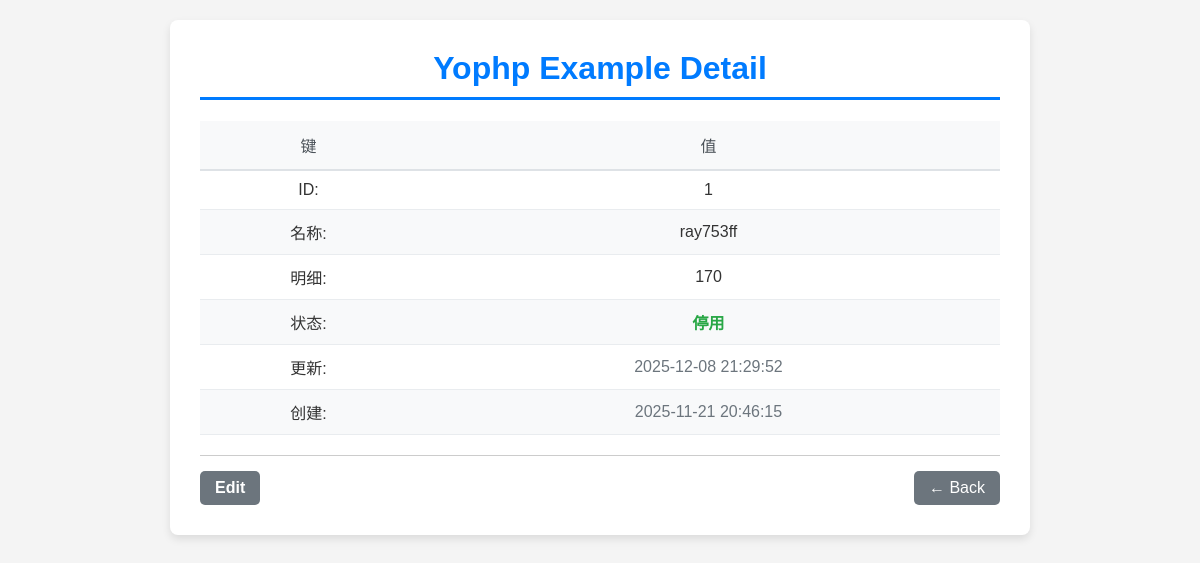
Before: /example/detail/1 with the older database file.
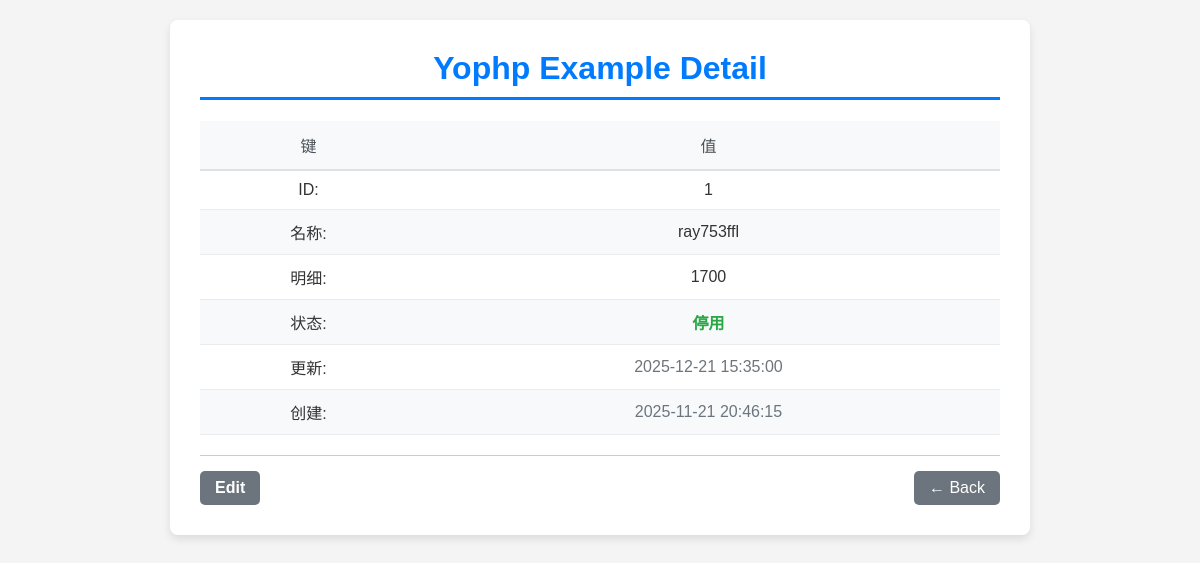
After: the same page with the newer database file.
### tables this page shows
CREATE TABLE `example`  (
  `id` int NOT NULL AUTO_INCREMENT,
  `name` varchar(255) NULL DEFAULT '',
  `desc_txt` text NULL,
  `status` tinyint NULL DEFAULT 0,
  `update_time` timestamp NULL DEFAULT CURRENT_TIMESTAMP ON UPDATE CURRENT_TIMESTAMP,
  `create_time` timestamp NULL DEFAULT CURRENT_TIMESTAMP,
  PRIMARY KEY (`id`) USING BTREE
);

### app/controllers/ExampleController.php (called while the page is built, shortened)
<?php
class ExampleController
{
    public function detail()
    {
        $data = array();
        $detailId = uri(2);
        if (!is_numeric($detailId)) {
            $detailId = uri(3);
        }
        $exampleModel = ExampleModel::getInstance();
        $detail = array();
        if ($detailId > 0) {
            $row = $exampleModel->getRow(array('id' => $detailId));
            if ($row) {
                $detail = $row;
            }
        }
        $data['detail'] = $detail;
        $data['detailId'] = $detailId;
        $data['statuss'] = $exampleModel->_statuss;
        $data['title'] = 'Yophp Example Detail';
        view()->render('example/detail', $data);
    }
}

### framework/init.php (called while the page is built, shortened)
<?php
require FRAMEWORK_DIR.'common.php';
$action = 'index';
$uris = uri();
if(isset($uris[0]) && $uris[0] != 'index.php') {
    $uriCount = 0;
    if ($uris) {
        foreach ($uris as $key => $value) {
            if (!is_numeric($value)) {
                $uriCount++;
            }
        }
    }
    if ($uriCount > 2) {
        $module = $uris[0];
        $controller = $uris[1];
        $action = $uris[2];
    } elseif ($uriCount > 1) {
        if (is_dir(CONTROLLER_DIR . $uris[0])) {
            $module = $uris[0];
            $controller = $uris[1];
        } else {
            $action = $uris[1];
        }
    } elseif ($uriCount > 0) {
        $controller = $uris[0];
    }
}
$classObj = new $controllerName();
$classObj->$action();

### public/index.php (called while the page is built, shortened)
<?php
require FRAMEWORK_DIR.'init.php';

### framework/common.php (called while the page is built, shortened)
<?php
function loadClass($className)
{
    $modelKey = substr($className, -5, 5);
    $frameworklKey = substr($className, 0, 3);
    if ($modelKey == 'Model') {
        $file = APP_DIR . 'models/' . $className . '.php';
    } elseif ($frameworklKey == 'Yo_') {
        $file = FRAMEWORK_DIR . $className . '.php';
    } else {
        $file = APP_DIR . 'libraries/' . $className . '.php';
        if (file_exists($file)) {
            include_once $file;
        }
    }
}
function uri($num = '')
{
    $uris = array();
    $uriStr = $_SERVER['REQUEST_URI'];
    $uriStrT = stristr($_SERVER['REQUEST_URI'], '?', true);
    $uriT = explode('/', $uriStr);
    if ($uriT) {
        foreach ($uriT as $key => $value) {
            if ($value) {
                $uris[] = $value;
            }
        }
    }
    if ($num) {
        return isset($uris[$num - 1]) ? $uris[$num - 1] : '';
    } else {
        return $uris;
    }
}

### framework/Yo_ModelBase.php (called while the page is built, shortened)
<?php
class Yo_ModelBase
{
    protected static $_instances = [];
    protected $tableName;
    protected $db;
    public function __construct()
    {
        $this->db = Yo_PdoMysql::getInstance()->getDb();
    }
    public static function getInstance()
    {
        $className = static::class;
        if (!isset(self::$_instances[$className])) {
            self::$_instances[$className] = new static();
            if (property_exists($className, 'name') && static::$name) {
                self::$_instances[$className]->tableName = static::$name;
            }
        }
        return self::$_instances[$className];
    }
    public function getRow($param=array())
    {
        $row = array();
        $whereStr = $this->whereStr($param);
        $sql = "SELECT * FROM ". $this->tableName." $whereStr";
        $sth = $this->db->prepare($sql);
        $sth->execute();
        if($sth) {
            $row = $sth->fetch(PDO::FETCH_ASSOC);
        }
        return $row;
    }
    private function whereStr($param) {
        $whereStr = '';
        if($param && is_array($param)) {
            $whereStr .= ' WHERE ';
            $i = 0;
            foreach($param as $key=>$value) {
                $sy = is_numeric($value) ? '' : "'";
                $keyArray = explode(' ', $key);
                if(count($keyArray) > 1) {
                    $keyName = $keyArray[0];
                    $keySymbol = $keyArray[1];
                    if($keySymbol == 'like') {
                        $whereStr .= "`$keyName` LIKE '%$value%'";
                    } elseif(in_array($keySymbol, array('>', '>=', '<', '<=', '!='))) {
                        $whereStr .= "`$keyName` $keySymbol $sy{$value}$sy";
                    } elseif($keySymbol == 'in') {
                        if($value && is_array($value)) {
                            $whereStr .= "$keyName IN (";
                            foreach ($value as $k=>$v) {
                                if($k > 0) {
                                    $whereStr .= ",";
                                }
                                $sys = is_numeric($v) ? '' : "'";
                                $whereStr .= "$sys{$v}$sys";
                            }
                            $whereStr .= ")";
                        }
                    }
                } else {
                    $whereStr .= "`$key`= $sy{$value}$sy";
                }
            }
        }
        return $whereStr;
    }
}

### framework/Yo_PdoMysql.php (called while the page is built, shortened)
<?php
class Yo_PdoMysql {
    private $_dbh;
    public function getDb() {
        if (!$this->_dbh) {
            try {
				$driverOptions = array(
                    PDO::ATTR_PERSISTENT => true
                );
                $contect = new PDO('mysql:host=' . DB_HOST . ';dbname=' . DB_NAME, DB_USER, DB_PASSWORD, $driverOptions);
                if ($contect) {
                    $this->_dbh = $contect;
                    $this->_dbh->query("SET NAMES 'UTF8'");
                }
            } catch (PDOException $e) {
                if (DEBUG_MODE != 'production') {
                    print "Error!: " . $e->getMessage() . "<br/>";
                }
                die();
            }
        }
        return $this->_dbh;
    }
}
?>

### app/models/ExampleModel.php (called while the page is built, shortened)
<?php
class ExampleModel extends Yo_ModelBase
{
    public function __construct()
    {
        parent::__construct();
    }
}

### app/views/example/detail.php (the view, shortened to what the changed rows need)
<h1 class="main-title"><?php echo $title; ?></h1>
<div class="data-table-container">
    <?php if ($detail): ?>
        <table class="data-table">
            <thead>
            <tr>
                <th>键</th>
                <th>值</th>
            </tr>
            </thead>
            <tbody>
            <tr>
                <td>ID:</td>
                <td><?php echo $detail['id'] ?></td>
            </tr>
            <tr>
                <td>名称:</td>
                <td><?php echo $detail['name'] ?></td>
            </tr>
            <tr>
                <td>明细:</td>
                <td><?php echo $detail['desc_txt'] ?></td>
            </tr>
            <tr>
                <td>状态:</td>
                <td class="status-enabled"><?php echo $statuss[$detail['status']]; ?></td>
            </tr>
            <tr>
                <td>更新:</td>
                <td class="time-text"><?php echo $detail['update_time'] ?></td>
            </tr>
            <tr>
                <td>创建:</td>
                <td class="time-text"><?php echo $detail['create_time'] ?></td>
            </tr>
            </tbody>
        </table>
    <? else: ?>
        no result.
    <?php endif; ?>
</div>

Changed rows visible on the page:
changed example "停用": name "ray753ff" → "ray753ffl"; desc_txt "170" → "1700"; update_time "2025-12-08 21:29:52" → "2025-12-21 15:35:00"
